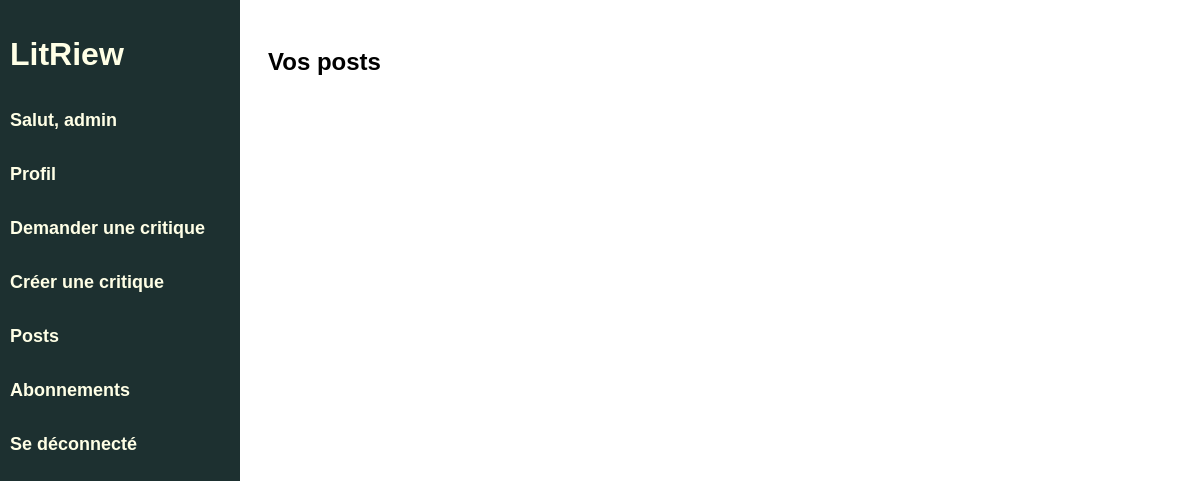
The app's page /posts/ (signed in), older data.
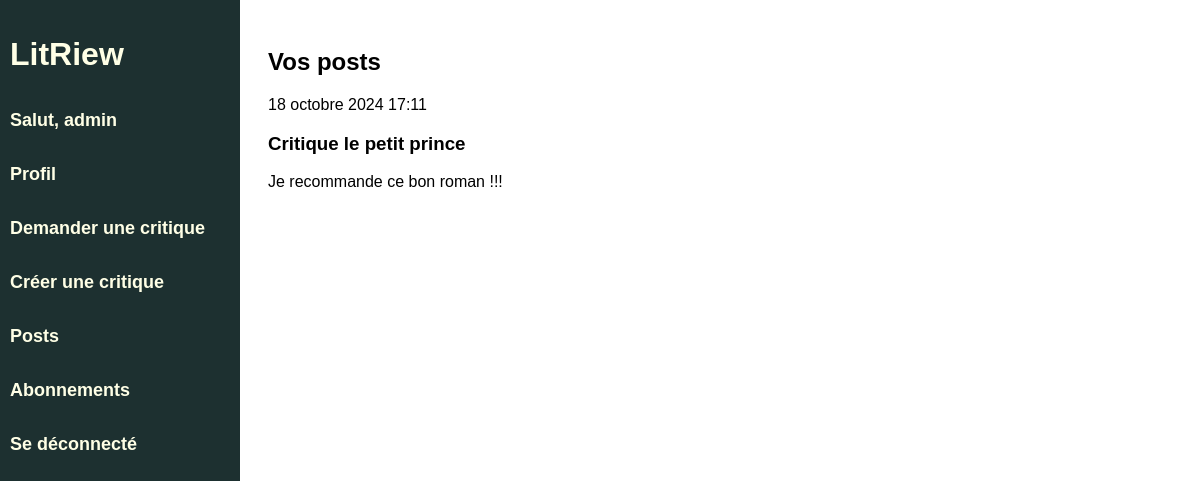
The same page, newer data.
### posts/models.py (models this page shows)
class Review(models.Model):
    ticket = models.ForeignKey(to=Ticket, on_delete=models.CASCADE, related_name='reviews')
    rating = models.PositiveSmallIntegerField(
        validators=[MinValueValidator(0), MaxValueValidator(5)])
    headline = models.CharField(max_length=128)
    body = models.TextField(max_length=8192, blank=True)
    user = models.ForeignKey(to=settings.AUTH_USER_MODEL, on_delete=models.CASCADE, related_name='reviews')
    time_created = models.DateTimeField(auto_now_add=True)

### posts/views.py (the view)
# urls.py: path('posts/', posts.views.PostsView.as_view(), name='posts'),
class PostsView(LoginRequiredMixin, View):
    template_name = 'posts/posts.html'
    login_url = 'login'
    def get(self, request):
        tickets = Ticket.objects.filter(uploader=request.user)
        reviews = Review.objects.filter(user=request.user)
        return render(request, self.template_name, context={'tickets': tickets, 'reviews': reviews})

### authentication/models.py (called while the page is built)
    def __str__(self):
        return self.username

### posts/templates/posts/posts.html (shortened to what this page needs)
{% extends 'base.html' %}
{% block content %}
    <h2>Vos posts</h2>
     {% for review in reviews %}
        <p>{{ review.time_created }}</p>
        <h3>{{ review.headline }}</h3>
        <p>{{ review.body }}</p>
    {% endfor %}
{% endblock content %}

Row changes from the older to the newer data that the page shows:
added Review: time_created "18 octobre 2024 17:11", headline "Critique le petit prince", body "Je recommande ce bon roman !!!"
